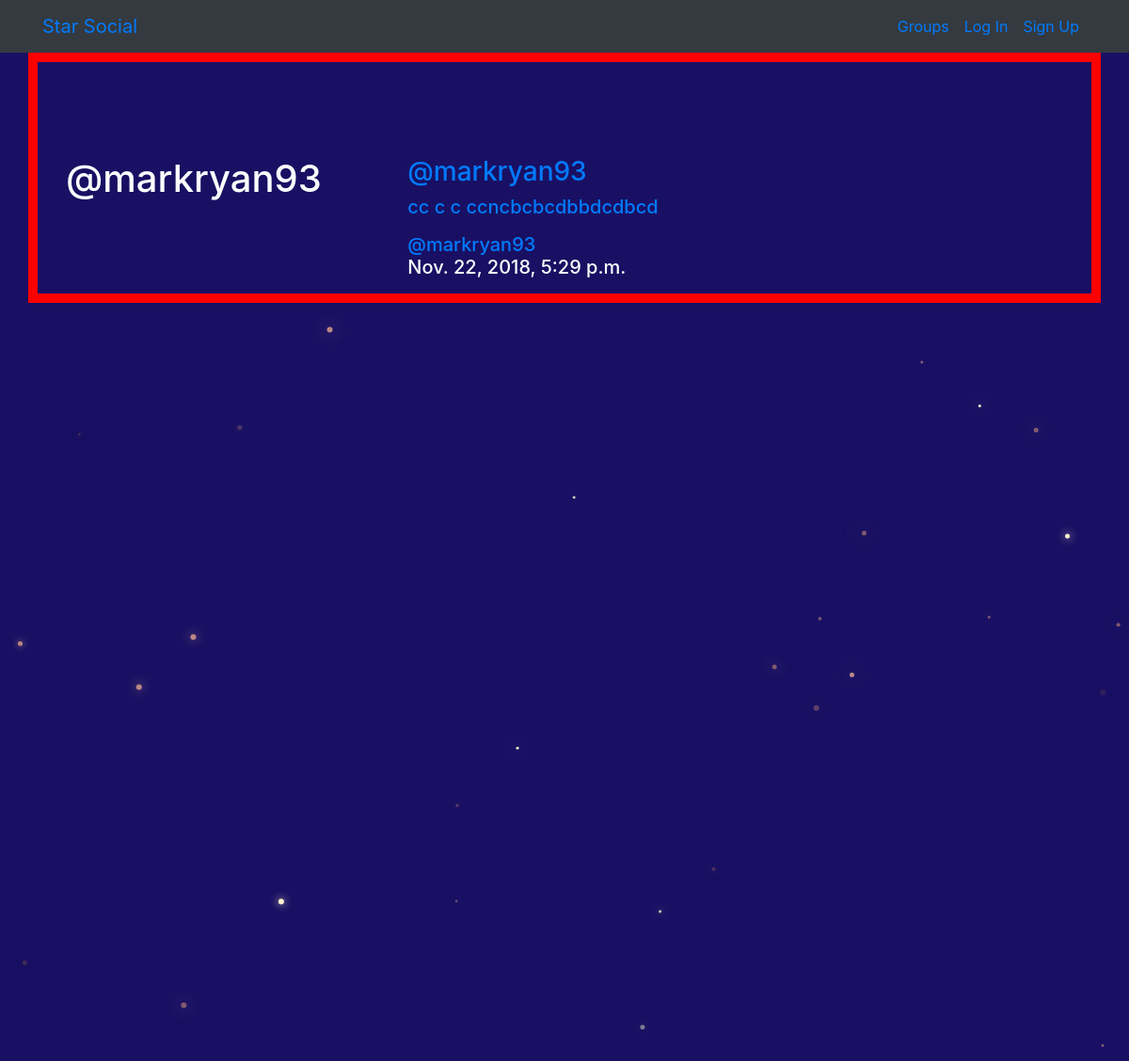
/posts/by/markryan93/, run on the app's committed database.
### posts/models.py (models this page shows, shortened)
class Post(models.Model):
	user = models.ForeignKey(User, related_name='posts', on_delete=models.CASCADE) # in templates it will be group.posts
	created_at = models.DateTimeField(auto_now=True) # automatically generated
	message = models.TextField()
	message_html = models.TextField(editable=False) # user cannot edit this as we are grabbing it from the message above and doing stuff to it
	group = models.ForeignKey(Group, related_name='posts', null=True, blank=True, on_delete=models.CASCADE) # connecting a post to a group and relating it by the name posts
	class Meta:
		ordering = ['-created_at'] # puts most recently created post at top of page
		unique_together = ['user','message'] # each message is uniquely linked to a user

### posts/views.py (the view)
# urls.py: path("by/<username>/",views.UserPosts.as_view(),name="for_user"), # all the posts listed by that user in listview class
class UserPosts(generic.ListView):
	model = Post
	template_name = 'posts/user_post_list.html'
	def get_queryset(self):
		try:
			self.post_user = User.objects.prefetch_related("posts").get(
                username__iexact=self.kwargs.get("username")
            )
		except User.DoesNotExist:
			raise Http404
		else:
			return self.post_user.posts.all()
	def get_context_data(self, **kwargs):
		context = super().get_context_data(**kwargs)
		context['post_user'] = self.post_user
		return context

### posts/templates/posts/user_post_list.html
{% extends 'posts/post_base.html' %}
{% block prepost %}
<div class="col-md-4">
	<h1>@{{post_user.username}}</h1>
</div>
{% endblock %}
{% block post_content %}
<div class="col-md-8">
	{% for post in post_list%}
	{% include 'posts/_post.html' %}
	{% endfor %}
</div>
{% endblock %}

### posts/templates/posts/_post.html (shortened to what this page needs)
<div class="media">
	<h3 class="mr-5"><a href="{% url 'posts:for_user' username=post.user.username %}">@{{ post.user.username }}</a></h3>
</div>
<div class="post_media">
	<div class="media-body">
		<h5 class="media-heading">
					<a class="doogle" href="{% url 'posts:single' username=post.user.username pk=post.pk %}">{{post.message_html|safe}}</a>
		<span class="username">
		<a href="{% url 'posts:for_user' username=post.user.username %}">@{{post.user.username}}</a>
		</span>
		<time class="time">
		<br/><p>{{post.created_at}}</p>
		</time>
		</h5>
	</div>
</div>

### static/simple_social_clone/css/master.css (style rules this page uses)
body { margin: 0; overflow: hidden; background-color: black; color:white; }

### static/css/master.css (style rules this page uses)
html, body { height: 100%; width: 100%; overflow: hidden; background: #191063; margin: 0; }

### data on the page
Post: user.username "markryan93", message_html "cc c c ccncbcbcdbbdcdbcd", created_at "Nov. 22, 2018, 5:29 p.m."

### other printed values
{{ post_user.username }} "markryan93"
